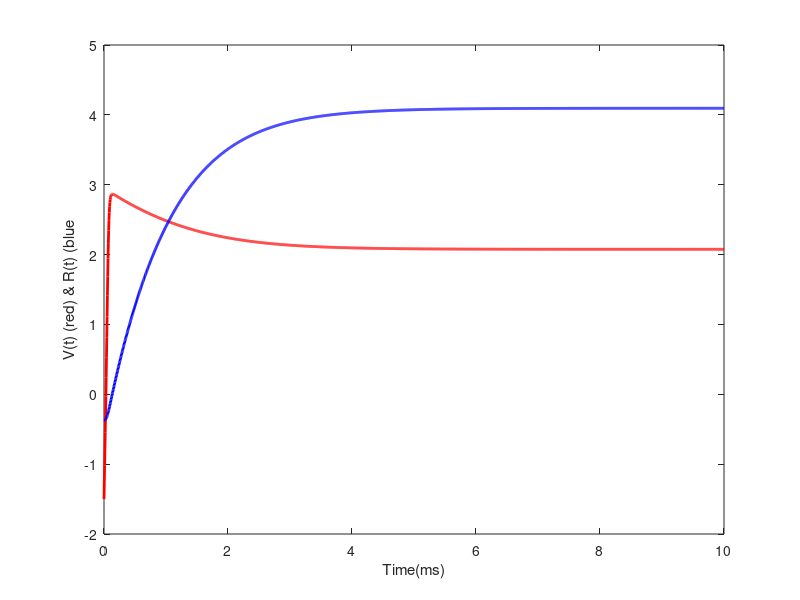
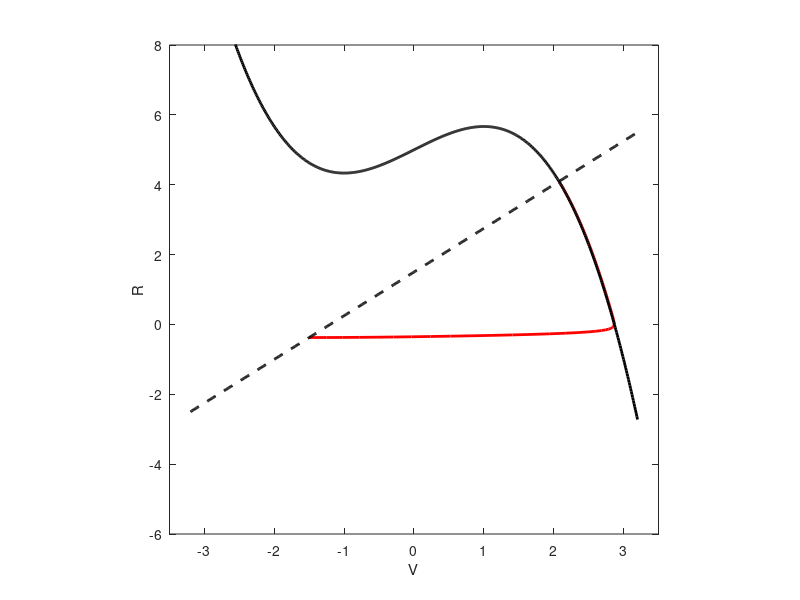

These charts were generated, in order, by the following MATLAB code:
%Fourth Order Runge-Kutta for N-Dimensional Systemsclear all; hold off; clc; close all;Total_Equations = 2;  %Solve for this number of interacting NeuronsDT = 0.005;  %Time increment as fraction of time constantFinal_Time = 10;   %Final time value for calculationLast = Final_Time/DT + 1;  %Last time stepTime = DT*[0:Last-1];  %Time vectorTau = 0.1;  %Neural time constants in msecTauR = 1.25WTS = [1 2 2 1];  %Runge-Kutta Coefficient weightsfor NU = 1:Total_Equations;  %Initialize	X(NU, :) = zeros(1, Last);  %Vector to store response of Neuron #1	K(NU, :) = zeros(1, 4);  %Runge-Kutta terms		X(1, 1) = -1.5;  %Initial conditions here if different from zero	X(2, 1) = -3/8;  %Initial conditions here if different from zero	Weights(NU, :) = WTS;  %Make into matrix for efficiency in main loopend;Wt2 = [0 .5 .5 1];  %Second set of RK weightsrkIndex = [1 1 2 3];Input = input('Stimulus strength = ');T1 = clock;for T = 2:Last;  for rk = 1:4  %Fourth Order Runge-Kutta	XH = X(:, T-1) + K(:, rkIndex(rk))*Wt2(rk);	Tme =Time(T-1) + Wt2(rk)*DT;  %Time upgrade			K(1, rk) = DT/Tau*(XH(1) - XH(1)^3/3 - XH(2) + Input);  %Your Equation Here  	K(2, rk) = DT/TauR*(-XH(2) + 1.25*XH(1) + 1.5);    %Your Equation Here end;	X(:, T) = X(:, T-1) + sum((Weights.*K)')'/6;  %Most efficient with weight matrixend;Calculation_Time = etime(clock, T1)whitebg('w');Xiso = -3.2:0.01:3.2;  %X for IsoclinesIsocline1 = Xiso - Xiso.^3/3 + Input;Isocline2 = Xiso/0.8 + 1.5;figure(1); Za = plot(Time, X(1, :), 'r-', Time, X(2, :), 'b-'); set(Za, 'LineWidth', 2)ylabel('V(t) (red) & R(t) (blue'); xlabel('Time(ms)');figure(2); Zb = plot(X(1, :), X(2, :), '-r', Xiso, Isocline1, '-k', Xiso, Isocline2, '--k'); set(Zb, 'LineWidth', 2); axis square;axis([-3.5 3.5 -6 8]); xlabel('V'); ylabel('R');VMax = max(X(1, Last/2:Last))